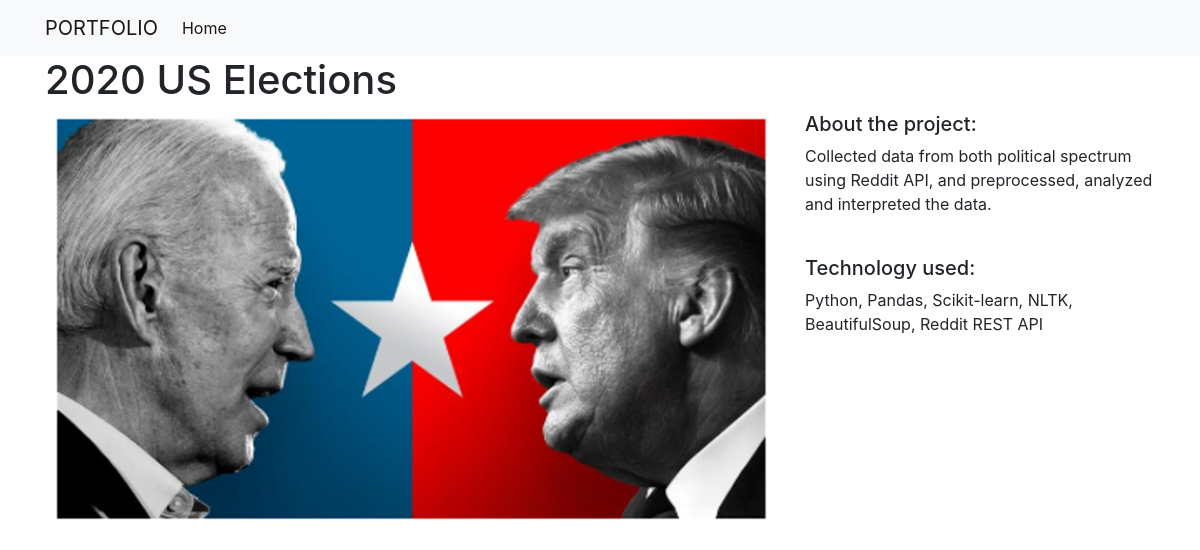
The page /projects/4/ on the database its author committed.
### projects/models.py (models this page shows)
class Project(models.Model):
    title = models.CharField(max_length=100)
    description = models.TextField()
    technology = models.CharField(max_length=100)
    image = models.FilePathField(path="/img")

### projects/views.py (the view)
# urls.py: path("<int:pk>/", views.project_detail, name="project_detail"),
def project_detail(request, pk):
    project = Project.objects.get(pk=pk)
    context = {"project": project}
    return render(request, 'project_detail.html', context)

### projects/templates/project_detail.html
{% extends "base.html" %}
{% load static %}
{% block page_content %}
<h1>{{ project.title }}</h1>
<div class="row">
    <div class="col-md-8">
        <img src="{% static project.image %}" alt="" width="100%">
    </div>
    <div class="col-md-4">
        <h5>About the project:</h5>
        <p>{{ project.description }}</p>
        <br>
        <h5>Technology used:</h5>
        <p>{{ project.technology }}</p>
    </div>
</div>
{% endblock %}

### rows shown on the page
Project: title "2020 US Elections", image (picture), description "Collected data from both political spectrum using Reddit API, and preprocessed, analyzed and interpreted the data.", technology "Python, Pandas, Scikit-learn, NLTK, BeautifulSoup, Reddit REST API"
